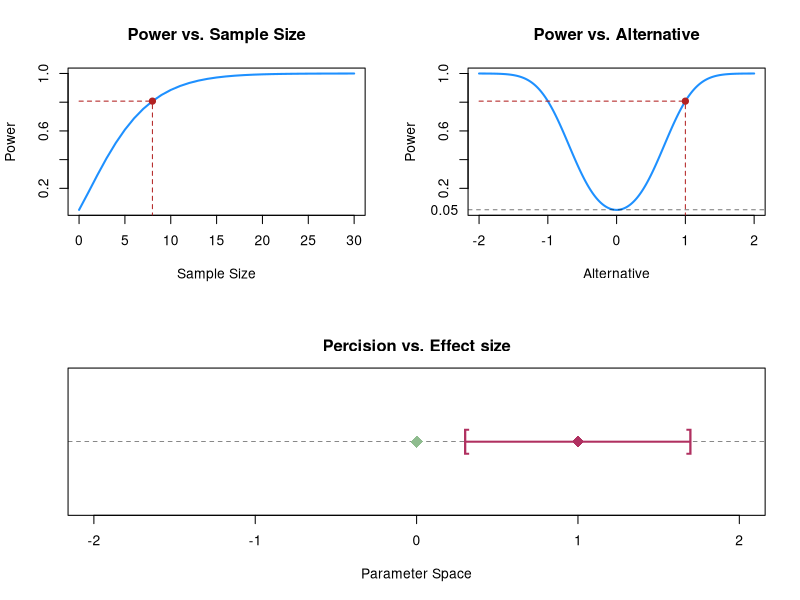

This chart was generated by the following R code:

## http://powerandsamplesize.com/Calculators/Test-1-Mean/1-Sample-Equality

layout(matrix(c(1,2,3,3), 2, 2, byrow = TRUE))
#######################

mu=2
mu0=1.5
sd=1
alpha=0.05
beta=0.20
(n=(sd*(qnorm(1-alpha/2)+qnorm(1-beta))/(mu-mu0))^2)
ceiling(n)# 32
z=(mu-mu0)/sd*sqrt(n)
(Power=pnorm(z-qnorm(1-alpha/2))+pnorm(-z-qnorm(1-alpha/2)))

#########################################
########
## Graph: Top Left
########
## fixed inputs
alpha=0.05
mu.0=0
mu.1=1
sigma=1

desired.pow=0.8

## Moving imputs (x-axis)
n=seq(0,30,1)

#### Computation of power as a funciton of sample size
alt.z=(mu.1-mu.0)/sigma	 #Standardied Alternative
power=pnorm(alt.z*sqrt(n)-qnorm(1-alpha/2))+pnorm(-alt.z*sqrt(n)-qnorm(1-alpha/2))

## Locate desired sample size
find=min(which(power>=desired.pow))
target.n=n[find]
target.pow=power[find]

## Plotting
plot(n,power,type="n",ylab="Power",xlab="Sample Size")
title(main="Power vs. Sample Size")
lines(n,power,col="dodgerblue",lwd=2,lty=1)

segments(x0=target.n,y0=0,y1=target.pow,lty=2,lwd=1,col="firebrick")
segments(x0=0,x1=target.n,y0=target.pow,lty=2,lwd=1,col="firebrick")
points(target.n,target.pow,col="firebrick",pch=19)
#########################################

#########################################
########
## Graph: Top Left
########

## fixed inputs
alpha=0.05
mu.0=0

sigma=1
n=8

desired.pow=0.8

## Moving imputs (x-axis)
mu.1=seq(-2,2,0.01)

#### Computation of power as a funciton of sample size
alt.z=(mu.1-mu.0)/sigma	 #Standardied Alternative
power=pnorm(alt.z*sqrt(n)-qnorm(1-alpha/2))+pnorm(-alt.z*sqrt(n)-qnorm(1-alpha/2))

## Locate desired alternative (two-points; symmetric)
find.hi=min(which(power[mu.1>=mu.0]>=desired.pow))
target.alt.hi=mu.1[mu.1>=mu.0][find.hi]
target.pow.hi=power[mu.1<=mu.0][find.hi]

find.lo=max(which(power[mu.1<=mu.0]>=desired.pow))
target.alt.lo=mu.1[mu.1<=mu.0][find.lo]
target.pow.lo=power[mu.1<=mu.0][find.lo]

## Plotting
plot(mu.1,power,type="n",ylab="Power",xlab="Alternative")
title(main="Power vs. Alternative")
lines(mu.1,power,col="dodgerblue",lwd=2,lty=1)

segments(x0=target.alt.hi,y0=0,y1=target.pow.hi,lty=2,lwd=1,col="firebrick")
segments(x0=min(mu.1),x1=target.alt.hi,y0=target.pow.hi,lty=2,lwd=1,col="firebrick")
points(target.alt.hi,target.pow.hi,col="firebrick",pch=19)

# segments(x0=target.alt.lo,y0=0,y1=target.pow.lo,lty=2,lwd=1,col="firebrick")
# segments(x0=min(mu.1),x1=target.alt.lo,y0=target.pow.hi,lty=2,lwd=1,col="firebrick")
# points(target.alt.lo,target.pow.lo,col="firebrick",pch=19)

abline(h=alpha,lty=2,lwd=0.5,col="black")
mtext(-2.4,0.05,"0.05")
axis(side=2,at=alpha,tick="False",padj=0.5,hadj=0.75,las=1)

#########################################

#########################################
########
## Graph: Bottom
########

## fixed inputs
alpha=0.05
mu.0=0
mu.1=1

sigma=1
n=8

moe=qnorm(1-alpha/2)*sigma/sqrt(n)
p.space=seq(-2,2,0.01)

## Plotting
# par(mar=c(16,5,16,5))
plot(p.space,p.space,type="n",ylab=" ",xlab="Parameter Space",ylim=c(0,1),yaxt="n")
title(main="Percision vs. Effect size",line=1)
abline(h=0.5,lty=2,lwd=0.5,col="black")

points(mu.0,0.5,pch=18,cex=2,col="darkseagreen")
points(mu.1,0.5,pch=18,cex=2,col="maroon")

points(mu.1-moe,0.5,pch="[",cex=2,col="maroon")
points(mu.1+moe,0.5,pch="]",cex=2,col="maroon")	

segments(y0=0.5,x0=mu.1-moe,x1=mu.1+moe,lty=1,lwd=2,col="maroon")

#########################################



###
##
# 
